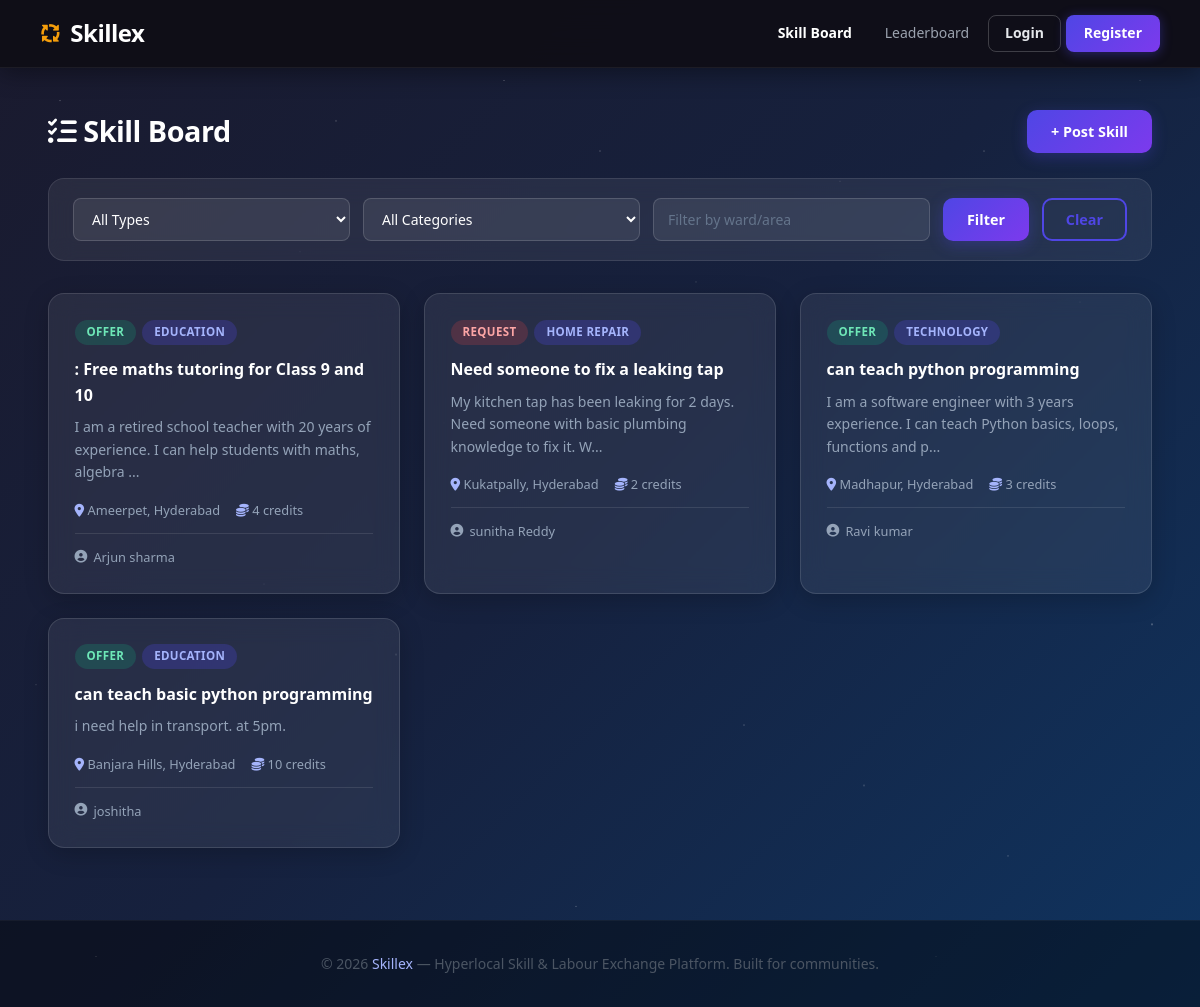
The app's page /board with its own data.
### models.py (models this page shows)
class Listing(db.Model):
    id = db.Column(db.Integer, primary_key=True)
    user_id = db.Column(db.Integer, db.ForeignKey('user.id'), nullable=False)
    type = db.Column(db.String(10), nullable=False)  # 'offer' or 'request'
    category = db.Column(db.String(50), nullable=False)
    title = db.Column(db.String(150), nullable=False)
    description = db.Column(db.String(500), nullable=False)
    credits = db.Column(db.Integer, default=2)
    ward = db.Column(db.String(100), nullable=False)
    status = db.Column(db.String(20), default='open')
    created_at = db.Column(db.DateTime, default=datetime.utcnow)

class User(UserMixin, db.Model):
    id = db.Column(db.Integer, primary_key=True)
    name = db.Column(db.String(100), nullable=False)
    email = db.Column(db.String(120), unique=True, nullable=False)
    password = db.Column(db.String(200), nullable=False)
    ward = db.Column(db.String(100), nullable=False)
    credits = db.Column(db.Integer, default=10)
    bio = db.Column(db.String(300), default='')
    photo = db.Column(db.String(200), default='default.png')
    role = db.Column(db.String(20), default='user')
    created_at = db.Column(db.DateTime, default=datetime.utcnow)
    listings = db.relationship('Listing', backref='author', lazy=True)
    reviews_given = db.relationship('Review', foreign_keys='Review.reviewer_id', backref='reviewer', lazy=True)
    reviews_received = db.relationship('Review', foreign_keys='Review.reviewee_id', backref='reviewee', lazy=True)

### app.py (the view)
@app.route('/board')
def board():
    category = request.args.get('category', '')
    ward = request.args.get('ward', '')
    type_ = request.args.get('type', '')
    query = Listing.query.filter_by(status='open')
    if category:
        query = query.filter_by(category=category)
    if ward:
        query = query.filter_by(ward=ward)
    if type_:
        query = query.filter_by(type=type_)
    listings = query.order_by(Listing.created_at.desc()).all()
    return render_template('board.html', listings=listings, category=category, ward=ward, type_=type_)

### templates/board.html (shortened to what this page needs)
{% extends 'base.html' %}
{% block content %}
<section class="board-section">
  <div class="board-header">
    <h2><i class="fa-solid fa-list-check"></i> Skill Board</h2>
    <a href="{{ url_for('post_listing') }}" class="btn-primary">+ Post Skill</a>
  </div>
  <form method="GET" class="filter-bar">
    <select name="type">
      <option value="">All Types</option>
    </select>
    <select name="category">
      <option value="">All Categories</option>
    </select>
    <input type="text" name="ward" placeholder="Filter by ward/area" value="{{ ward }}"/>
    <button type="submit" class="btn-primary">Filter</button>
    <a href="{{ url_for('board') }}" class="btn-outline">Clear</a>
  </form>
  {% if listings %}
  <div class="listing-grid">
    {% for l in listings %}
    <a href="{{ url_for('view_listing', id=l.id) }}" class="listing-card">
      <div class="listing-card-top">
        <span class="badge badge-{{ l.type }}">{{ l.type | capitalize }}</span>
        <span class="badge badge-category">{{ l.category }}</span>
      </div>
      <h3>{{ l.title }}</h3>
      <p>{{ l.description[:100] }}{% if l.description|length > 100 %}...{% endif %}</p>
      <div class="listing-meta">
        <span><i class="fa-solid fa-location-dot"></i> {{ l.ward }}</span>
        <span><i class="fa-solid fa-coins"></i> {{ l.credits }} credits</span>
      </div>
      <div class="listing-author">
        <i class="fa-solid fa-user-circle"></i> {{ l.author.name }}
      </div>
    </a>
    {% endfor %}
  </div>
  {% else %}
  <div class="empty-state">
    <i class="fa-solid fa-box-open"></i>
    <p>No listings found. <a href="{{ url_for('post_listing') }}">Be the first to post!</a></p>
  </div>
  {% endif %}
</section>
{% endblock %}

### records on screen
Listing: type "OFFER", category "EDUCATION", title ": Free maths tutoring for Class 9 and 10", description "I am a retired school teacher with 20 years of experience. I can help students with maths, algebra", ward "Ameerpet, Hyderabad", credits "4", author.name "Arjun sharma"
Listing: type "REQUEST", category "HOME REPAIR", title "Need someone to fix a leaking tap", description "My kitchen tap has been leaking for 2 days. Need someone with basic plumbing knowledge to fix it. W", ward "Kukatpally, Hyderabad", credits "2", author.name "sunitha Reddy"
Listing: type "OFFER", category "TECHNOLOGY", title "can teach python programming", description "I am a software engineer with 3 years experience. I can teach Python basics, loops, functions and p", ward "Madhapur, Hyderabad", credits "3", author.name "Ravi kumar"
Listing: type "OFFER", category "EDUCATION", title "can teach basic python programming", description "i need help in transport. at 5pm.", ward "Banjara Hills, Hyderabad", credits "10", author.name "joshitha"
